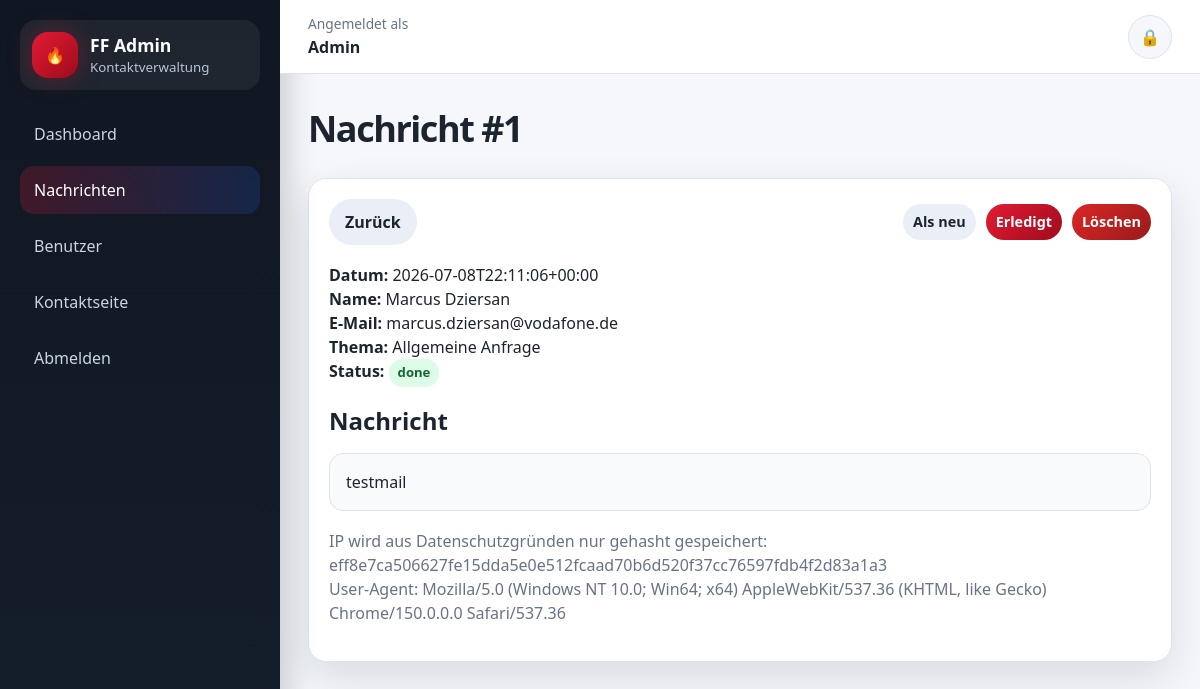
The app's page /admin/message_view.php?id=1 (signed in) with its own data.
### tables this page shows
CREATE TABLE contact_messages (
            id INTEGER PRIMARY KEY AUTOINCREMENT,
            created_at TEXT NOT NULL,
            name TEXT NOT NULL,
            email TEXT NOT NULL,
            topic TEXT NOT NULL,
            message TEXT NOT NULL,
            ip_hash TEXT NOT NULL,
            user_agent TEXT NOT NULL,
            status TEXT NOT NULL DEFAULT "new"
        );

### admin/message_view.php (the view, shortened to what this page needs)
<?php
require __DIR__ . '/auth.php';
$id = (int) ($_GET['id'] ?? 0);
$stmt = db()->prepare('SELECT * FROM contact_messages WHERE id = :id LIMIT 1');
$stmt->execute([':id' => $id]);
$msg = $stmt->fetch();
render_header('Nachricht #' . $id, 'messages');
?>
<div class="card">
  <div class="actions" style="justify-content:space-between;margin-bottom:18px">
    <a class="btn secondary" href="messages.php">Zurück</a>
    <div class="actions">
      <form class="inline-form" method="post" action="message_action.php">
        <button class="btn secondary small" type="submit">Als neu</button>
      </form>
      <form class="inline-form" method="post" action="message_action.php">
        <button class="btn small" type="submit">Erledigt</button>
      </form>
      <form class="inline-form" method="post" action="message_action.php" onsubmit="return confirm('Nachricht wirklich löschen?');">
        <button class="btn danger small" type="submit">Löschen</button>
      </form>
    </div>
  </div>
  <p>
    <strong>Datum:</strong> <?= e((string) $msg['created_at']) ?><br>
    <strong>Name:</strong> <?= e((string) $msg['name']) ?><br>
    <strong>E-Mail:</strong> <a href="mailto:<?= e((string) $msg['email']) ?>"><?= e((string) $msg['email']) ?></a><br>
    <strong>Thema:</strong> <?= e((string) $msg['topic']) ?><br>
    <strong>Status:</strong> <span class="badge <?= e((string) $msg['status']) ?>"><?= e((string) $msg['status']) ?></span>
  </p>
  <h2>Nachricht</h2>
  <div class="message-box"><?= e((string) $msg['message']) ?></div>
  <p class="muted" style="margin-top:18px">
    IP wird aus Datenschutzgründen nur gehasht gespeichert: <?= e((string) $msg['ip_hash']) ?><br>
    User-Agent: <?= e((string) $msg['user_agent']) ?>
  </p>
</div>
<?php render_footer(); ?>

### admin/auth.php (shortened to what this page needs)
<?php
function db(): PDO
{
    static $pdo = null;
    if ($pdo instanceof PDO) {
        return $pdo;
    }
    $storageDir = dirname(__DIR__) . DIRECTORY_SEPARATOR . 'storage';
    $pdo = new PDO('sqlite:' . $storageDir . DIRECTORY_SEPARATOR . 'kontakt.sqlite', null, null, [
        PDO::ATTR_ERRMODE => PDO::ERRMODE_EXCEPTION,
        PDO::ATTR_DEFAULT_FETCH_MODE => PDO::FETCH_ASSOC,
        PDO::ATTR_EMULATE_PREPARES => false,
    ]);
    $pdo->exec('PRAGMA foreign_keys = ON');
    $pdo->exec('PRAGMA journal_mode = WAL');
    return $pdo;
}
function e(string $value): string
{
    return htmlspecialchars($value, ENT_QUOTES | ENT_SUBSTITUTE, 'UTF-8');
}
function current_user(): ?array
{
    $stmt = db()->prepare('SELECT id, username, display_name, email, role, is_active, last_login_at FROM admin_users WHERE id = :id LIMIT 1');
    $stmt->execute([':id' => (int) $_SESSION[SESSION_USER_KEY]]);
    $user = $stmt->fetch();
    return $user;
}
function render_header(string $title, string $active = ''): void
{
    $user = current_user();
    $display = $user ? (string) $user['display_name'] : 'Gast';
    echo '<!doctype html><html lang="de"><head>';
    echo '<link rel="stylesheet" href="assets/admin.css">';
    echo '</head><body class="admin-body">';
    echo '<div class="admin-shell">';
    echo '<aside class="admin-sidebar">';
    echo '<a class="admin-brand" href="dashboard.php"><span class="brand-mark">🔥</span><span><strong>FF Admin</strong><small>Kontaktverwaltung</small></span></a>';
    echo '<nav class="admin-menu" aria-label="Admin-Navigation">';
    echo '<a class="' . ($active === 'dashboard' ? 'active' : '') . '" href="dashboard.php">Dashboard</a>';
    echo '<a class="' . ($active === 'messages' ? 'active' : '') . '" href="messages.php">Nachrichten</a>';
    echo '<a class="' . ($active === 'users' ? 'active' : '') . '" href="users.php">Benutzer</a>';
    echo '<a href="../kontakt.php">Kontaktseite</a>';
    echo '<a href="logout.php">Abmelden</a>';
    echo '</nav>';
    echo '</aside>';
    echo '<main class="admin-main">';
    echo '<header class="admin-topbar"><div><p>Angemeldet als</p><strong>' . e($display) . '</strong></div><a class="top-lock" href="logout.php" aria-label="Abmelden">🔒</a></header>';
    echo '<section class="admin-content">';
    echo '<h1>' . e($title) . '</h1>';
}
function render_footer(): void
{
    echo '</section></main></div></body></html>';
}

### admin/assets/admin.css (style rules this page uses)
* { box-sizing:border-box }
:root { --bg:#0b1018; --side:#101722; --side2:#151e2c; --panel:#ffffff; --panel2:#f5f7fb; --text:#1c2430; --muted:#677386; --line:#dde3ee; --brand:#e31b35; --brand2:#2563eb; --green:#16a34a; --yellow:#f59e0b; --danger:#dc2626; --radius:18px; --shadow:0 16px 42px rgba(15,23,42,.12); --font:system-ui,-apple-system,BlinkMacSystemFont,"Segoe UI",Roboto,Arial,sans-serif; }
body { margin:0;font-family:var(--font);background:var(--panel2);color:var(--text);line-height:1.5 }
a { color:inherit;text-decoration:none }
button,input,select,textarea { font:inherit }
.admin-shell { min-height:100vh;display:grid;grid-template-columns:280px minmax(0,1fr) }
.admin-sidebar { background:linear-gradient(180deg,var(--side),var(--side2));color:#fff;padding:20px;position:sticky;top:0;height:100vh;box-shadow:8px 0 28px rgba(0,0,0,.18) }
.admin-brand { display:flex;align-items:center;gap:12px;padding:12px;border-radius:16px;margin-bottom:20px;background:rgba(255,255,255,.06) }
.brand-mark { width:46px;height:46px;border-radius:16px;display:grid;place-items:center;background:linear-gradient(135deg,var(--brand),#9f0b1b);box-shadow:0 0 24px rgba(227,27,53,.35) }
.admin-brand strong { display:block;font-size:1.1rem }
.admin-brand small { display:block;color:#b8c3d6 }
.admin-menu { display:grid;gap:8px }
.admin-menu a { padding:12px 14px;border-radius:14px;color:#cbd5e1;transition:.18s ease }
.admin-menu a:hover,.admin-menu a.active { background:linear-gradient(90deg,rgba(227,27,53,.22),rgba(37,99,235,.18));color:#fff }
.admin-main { min-width:0 }
.admin-topbar { height:74px;background:#fff;border-bottom:1px solid var(--line);display:flex;align-items:center;justify-content:space-between;padding:0 28px;position:sticky;top:0;z-index:10 }
.admin-topbar p { margin:0;color:var(--muted);font-size:.86rem }
.top-lock { width:44px;height:44px;border-radius:999px;background:var(--panel2);display:grid;place-items:center;border:1px solid var(--line) }
.admin-content { padding:28px;max-width:1320px }
h1 { font-size:clamp(1.8rem,3vw,2.6rem);margin:0 0 22px;letter-spacing:-.04em }
h2 { margin:0 0 14px }
.btn { border:0;border-radius:999px;padding:11px 16px;background:linear-gradient(135deg,var(--brand),#9f0b1b);color:#fff;font-weight:800;cursor:pointer;display:inline-flex;align-items:center;justify-content:center;gap:8px }
.btn.secondary { background:#e9eef7;color:var(--text) }
.btn.danger { background:linear-gradient(135deg,var(--danger),#991b1b) }
.btn.small { padding:7px 10px;font-size:.9rem }
.actions { display:flex;gap:10px;flex-wrap:wrap;align-items:center }
.card { background:#fff;border:1px solid var(--line);border-radius:var(--radius);padding:20px;box-shadow:var(--shadow) }
.badge { display:inline-flex;border-radius:999px;padding:4px 9px;font-size:.82rem;font-weight:800;background:#e9eef7;color:#334155 }
.badge.done { background:#dcfce7;color:#166534 }
.message-box { white-space:pre-wrap;background:#f8fafc;border:1px solid var(--line);border-radius:14px;padding:16px }
.muted { color:var(--muted) }
.inline-form { display:inline }

### records on screen
contact_messages: created_at "2026-07-08T22:11:06+00:00", name "Marcus Dziersan", email "marcus.dziersan@vodafone.de", topic "Allgemeine Anfrage", status "done", message "testmail", ip_hash "eff8e7ca506627fe15dda5e0e512fcaad70b6d520f37cc76597fdb4f2d83a1a3", user_agent "Mozilla/5.0 (Windows NT 10.0; Win64; x64) AppleWebKit/537.36 (KHTML, like Gecko) Chrome/150.0.0.0 Safari/537.36"

### other values on screen
$display "Admin"
$title "Nachricht #1"
